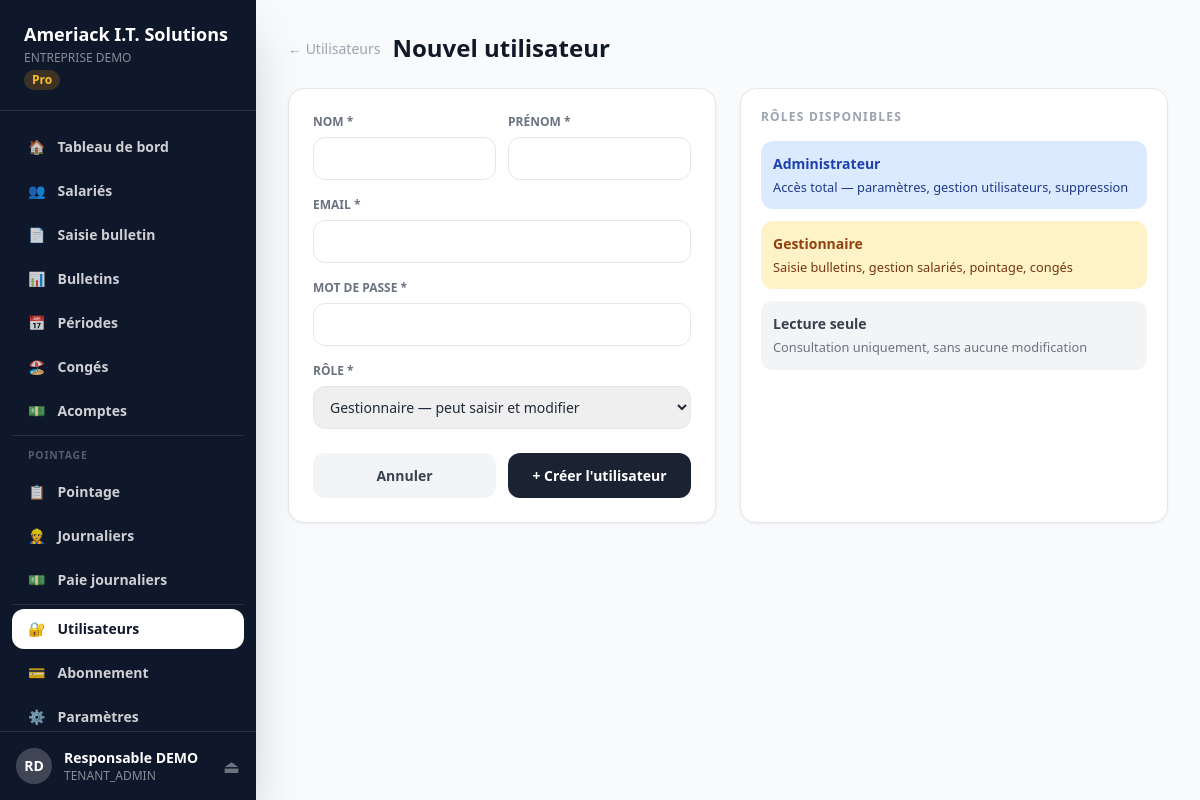
The page /utilisateurs/nouveau (signed in) on the database its author committed.
### models.py (models this page shows, shortened)
class Tenant(db.Model):
    __tablename__ = "tenants"
    id               = db.Column(db.Integer, primary_key=True)
    slug             = db.Column(db.String(50), nullable=False, unique=True)   # ex: maentreprise
    denomination     = db.Column(db.String(200), nullable=False)
    sigle            = db.Column(db.String(50))
    activite         = db.Column(db.String(200))
    secteur          = db.Column(db.String(200))
    nif              = db.Column(db.String(50))
    numero_cnss      = db.Column(db.String(50))
    numero_cnamgs    = db.Column(db.String(50))
    adresse          = db.Column(db.String(300))
    boite_postale    = db.Column(db.String(20))
    telephone        = db.Column(db.String(20))
    ville            = db.Column(db.String(100), default="Libreville")
    region           = db.Column(db.String(100))
    pays             = db.Column(db.String(100), default="Gabon")
    plan_id          = db.Column(db.Integer, db.ForeignKey("plans.id"))
    statut           = db.Column(db.String(20), default="ACTIF")   # ACTIF, SUSPENDU, ESSAI
    date_inscription = db.Column(db.DateTime, default=datetime.utcnow)
    date_expiration  = db.Column(db.DateTime)
    token_api        = db.Column(db.String(64), unique=True)
    logo_url         = db.Column(db.String(500))
    utilisateurs  = db.relationship("Utilisateur", backref="tenant", lazy=True, foreign_keys="Utilisateur.tenant_id")
    salaries      = db.relationship("Salarie", backref="tenant", lazy=True)
    periodes      = db.relationship("PeriodePaie", backref="tenant", lazy=True)
    categories    = db.relationship("CategorieEmploi", backref="tenant", lazy=True)

class Plan(db.Model):
    __tablename__ = "plans"
    id               = db.Column(db.Integer, primary_key=True)
    code             = db.Column(db.String(20), nullable=False, unique=True)
    nom              = db.Column(db.String(100), nullable=False)
    prix_mensuel     = db.Column(db.Numeric(12,2), nullable=False)
    max_salaries     = db.Column(db.Integer)          # None = illimité
    max_utilisateurs = db.Column(db.Integer)
    description      = db.Column(db.Text)
    actif            = db.Column(db.Boolean, default=True)
    tenants = db.relationship("Tenant", backref="plan", lazy=True)

class Utilisateur(db.Model, UserMixin):
    __tablename__ = "utilisateurs"
    id                 = db.Column(db.Integer, primary_key=True)
    nom                = db.Column(db.String(100), nullable=False)
    prenom             = db.Column(db.String(100), nullable=False)
    email              = db.Column(db.String(200), nullable=False, unique=True)
    mot_de_passe_hash  = db.Column(db.String(256), nullable=False)
    role               = db.Column(db.String(30), default="GESTIONNAIRE")
    tenant_id          = db.Column(db.Integer, db.ForeignKey("tenants.id"), nullable=True)
    actif              = db.Column(db.Boolean, default=True)
    derniere_connexion = db.Column(db.DateTime)
    date_creation      = db.Column(db.DateTime, default=datetime.utcnow)
    @property
    def nom_complet(self): return f"{self.prenom} {self.nom}"
    @property
    def is_super_admin(self): return self.role == "SUPER_ADMIN"
    @property
    def is_tenant_admin(self): return self.role in ("SUPER_ADMIN","TENANT_ADMIN")

### app.py (the view, shortened to what this page needs)
@app.route("/utilisateurs/nouveau", methods=["GET","POST"])
@login_required
def utilisateur_nouveau():
    if current_user.is_super_admin: return redirect(url_for("admin_dashboard"))
    t = get_tenant()
    if not t: return redirect(url_for("login"))
    if not current_user.is_tenant_admin:
        flash("Réservé à l administrateur.", "error")
        return redirect(url_for("utilisateurs"))
    if request.method == "GET":
        return render_template("tenant/utilisateur_form.html", tenant=t)

### app.py (called while the page is built)
@login_manager.user_loader
def load_user(uid): return Utilisateur.query.get(int(uid))

def get_tenant():
    if current_user.is_super_admin:
        return None
    return current_user.tenant

@app.context_processor
def inject_globals(): return {"now":datetime.now(),"enumerate":enumerate}

### templates/tenant/utilisateur_form.html (shortened to what this page needs)
{% extends "tenant/base.html" %}
{% block content %}
<div style="display:flex;align-items:center;gap:.75rem;margin-bottom:1.5rem">
  <a href="/utilisateurs" style="color:#9ca3af;font-size:.875rem;text-decoration:none">← Utilisateurs</a>
  <h1 class="text-2xl font-black text-gray-900">Nouvel utilisateur</h1>
</div>
<div style="display:grid;grid-template-columns:1fr 1fr;gap:1.5rem">
  <div class="card p-6">
    <form method="POST" action="/utilisateurs/nouveau" class="space-y-4">
      <div style="display:grid;grid-template-columns:1fr 1fr;gap:.75rem">
        <div>
          <label style="display:block;font-size:.75rem;font-weight:700;color:#6b7280;text-transform:uppercase;margin-bottom:.375rem">Nom *</label>
          <input type="text" name="nom" required
            style="width:100%;border:1px solid #e5e7eb;border-radius:.75rem;padding:.625rem .75rem;font-size:.875rem;box-sizing:border-box"/>
        </div>
        <div>
          <label style="display:block;font-size:.75rem;font-weight:700;color:#6b7280;text-transform:uppercase;margin-bottom:.375rem">Prénom *</label>
          <input type="text" name="prenom" required
            style="width:100%;border:1px solid #e5e7eb;border-radius:.75rem;padding:.625rem .75rem;font-size:.875rem;box-sizing:border-box"/>
        </div>
      </div>
      <div>
        <label style="display:block;font-size:.75rem;font-weight:700;color:#6b7280;text-transform:uppercase;margin-bottom:.375rem">Email *</label>
        <input type="email" name="email" required
          style="width:100%;border:1px solid #e5e7eb;border-radius:.75rem;padding:.625rem .75rem;font-size:.875rem;box-sizing:border-box"/>
      </div>
      <div>
        <label style="display:block;font-size:.75rem;font-weight:700;color:#6b7280;text-transform:uppercase;margin-bottom:.375rem">Mot de passe *</label>
        <input type="password" name="password" required
          style="width:100%;border:1px solid #e5e7eb;border-radius:.75rem;padding:.625rem .75rem;font-size:.875rem;box-sizing:border-box"/>
      </div>
      <div>
        <label style="display:block;font-size:.75rem;font-weight:700;color:#6b7280;text-transform:uppercase;margin-bottom:.375rem">Rôle *</label>
        <select name="role" style="width:100%;border:1px solid #e5e7eb;border-radius:.75rem;padding:.625rem .75rem;font-size:.875rem">
          <option value="GESTIONNAIRE">Gestionnaire — peut saisir et modifier</option>
        </select>
      </div>
      <div style="display:flex;gap:.75rem;padding-top:.5rem">
        <a href="/utilisateurs" style="flex:1;background:#f3f4f6;color:#374151;padding:.75rem;border-radius:.75rem;font-weight:700;font-size:.875rem;text-align:center;text-decoration:none">Annuler</a>
        <button type="submit" style="flex:1;background:#1a2332;color:white;padding:.75rem;border-radius:.75rem;font-weight:700;font-size:.875rem;border:none;cursor:pointer">
          + Créer l'utilisateur
        </button>
      </div>
    </form>
  </div>
  <div class="card p-5">
    <h2 class="text-xs font-bold text-gray-400 uppercase tracking-widest mb-4">Rôles disponibles</h2>
    <div style="display:flex;flex-direction:column;gap:.75rem;font-size:.875rem">
      <div style="background:#dbeafe;border-radius:.75rem;padding:.75rem">
        <div style="font-weight:700;color:#1e40af">Administrateur</div>
        <div style="color:#1e3a8a;font-size:.8rem;margin-top:.25rem">Accès total — paramètres, gestion utilisateurs, suppression</div>
      </div>
      <div style="background:#fef3c7;border-radius:.75rem;padding:.75rem">
        <div style="font-weight:700;color:#92400e">Gestionnaire</div>
        <div style="color:#78350f;font-size:.8rem;margin-top:.25rem">Saisie bulletins, gestion salariés, pointage, congés</div>
      </div>
      <div style="background:#f3f4f6;border-radius:.75rem;padding:.75rem">
        <div style="font-weight:700;color:#374151">Lecture seule</div>
        <div style="color:#6b7280;font-size:.8rem;margin-top:.25rem">Consultation uniquement, sans aucune modification</div>
      </div>
    </div>
  </div>
</div>
{% endblock %}

### templates/tenant/base.html (shortened to what this page needs)
<!DOCTYPE html>
<html lang="fr">
<head>
  <script src="https://cdn.tailwindcss.com"></script>
</head>
<body class="bg-gray-50 text-gray-800">
<div class="flex min-h-screen">
  <aside class="w-64 bg-slate-900 text-white flex flex-col fixed h-full z-20 shadow-2xl">
    <div class="px-6 py-5 border-b border-white/10">
      <div class="text-lg font-black">Ameriack I.T. Solutions</div>
      <div class="text-xs text-white/50 mt-0.5 truncate">
        {% if tenant %}{{ tenant.denomination }}{% else %}Espace entreprise{% endif %}
      </div>
      {% if tenant and tenant.plan %}
      <span class="text-xs bg-amber-500/20 text-amber-400 px-2 py-0.5 rounded-full font-bold mt-1 inline-block">
        {{ tenant.plan.nom }}
      </span>
      {% endif %}
    </div>
    <nav class="flex-1 px-3 py-4 space-y-1 overflow-y-auto">
      {% set ep = request.endpoint %}
      <a href="/dashboard" class="flex items-center gap-3 px-4 py-2.5 rounded-xl text-sm font-semibold transition-all {{ 'bg-white text-slate-900' if ep=='dashboard' else 'text-white/80 hover:bg-white/10' }}">
        🏠 <span>Tableau de bord</span>
      </a>
      <a href="/salaries" class="flex items-center gap-3 px-4 py-2.5 rounded-xl text-sm font-semibold transition-all {{ 'bg-white text-slate-900' if 'salari' in ep else 'text-white/80 hover:bg-white/10' }}">
        👥 <span>Salariés</span>
      </a>
      <a href="/bulletins/saisie" class="flex items-center gap-3 px-4 py-2.5 rounded-xl text-sm font-semibold transition-all {{ 'bg-white text-slate-900' if ep=='bulletin_saisie' else 'text-white/80 hover:bg-white/10' }}">
        📄 <span>Saisie bulletin</span>
      </a>
      <a href="/bulletins" class="flex items-center gap-3 px-4 py-2.5 rounded-xl text-sm font-semibold transition-all {{ 'bg-white text-slate-900' if ep=='bulletins' else 'text-white/80 hover:bg-white/10' }}">
        📊 <span>Bulletins</span>
      </a>
      <a href="/periodes" class="flex items-center gap-3 px-4 py-2.5 rounded-xl text-sm font-semibold transition-all {{ 'bg-white text-slate-900' if ep=='periodes' else 'text-white/80 hover:bg-white/10' }}">
        📅 <span>Périodes</span>
      </a>
      <a href="/conges" class="flex items-center gap-3 px-4 py-2.5 rounded-xl text-sm font-semibold transition-all {{ 'bg-white text-slate-900' if 'conge' in ep else 'text-white/80 hover:bg-white/10' }}">
        🏖️ <span>Congés</span>
      </a>
      <a href="/acomptes" class="flex items-center gap-3 px-4 py-2.5 rounded-xl text-sm font-semibold transition-all {{ 'bg-white text-slate-900' if 'acompte' in ep else 'text-white/80 hover:bg-white/10' }}">
        💵 <span>Acomptes</span>
      </a>
      <div class="border-t border-white/10 my-2"></div>
      <p style="font-size:.65rem;font-weight:700;color:rgba(255,255,255,.3);text-transform:uppercase;letter-spacing:.08em;padding:.5rem 1rem .25rem">Pointage</p>
      <a href="/pointage" class="flex items-center gap-3 px-4 py-2.5 rounded-xl text-sm font-semibold transition-all {{ 'bg-white text-slate-900' if ep=='pointage' else 'text-white/80 hover:bg-white/10' }}">
        📋 <span>Pointage</span>
      </a>
      <a href="/journaliers" class="flex items-center gap-3 px-4 py-2.5 rounded-xl text-sm font-semibold transition-all {{ 'bg-white text-slate-900' if 'journalier' in ep else 'text-white/80 hover:bg-white/10' }}">
        👷 <span>Journaliers</span>
      </a>
      <a href="/journaliers/paie" class="flex items-center gap-3 px-4 py-2.5 rounded-xl text-sm font-semibold transition-all {{ 'bg-white text-slate-900' if 'journaliers_paie' in ep else 'text-white/80 hover:bg-white/10' }}">
        💵 <span>Paie journaliers</span>
      </a>
      <div class="border-t border-white/10 my-2"></div>
      {% if current_user.is_tenant_admin %}
      <a href="/utilisateurs" class="flex items-center gap-3 px-4 py-2.5 rounded-xl text-sm font-semibold transition-all {{ 'bg-white text-slate-900' if 'utilisateur' in ep else 'text-white/80 hover:bg-white/10' }}">
        🔐 <span>Utilisateurs</span>
      </a>
      {% endif %}
      <a href="/paiement" class="flex items-center gap-3 px-4 py-2.5 rounded-xl text-sm font-semibold transition-all {{ 'bg-white text-slate-900' if ep=='paiement' else 'text-white/80 hover:bg-white/10' }}">
        💳 <span>Abonnement</span>
      </a>
      <a href="/parametres" class="flex items-center gap-3 px-4 py-2.5 rounded-xl text-sm font-semibold transition-all {{ 'bg-white text-slate-900' if ep=='parametres' else 'text-white/80 hover:bg-white/10' }}">
        ⚙️ <span>Paramètres</span>
      </a>
    </nav>
    <div class="px-4 py-4 border-t border-white/10">
      <div class="flex items-center gap-3">
        <div class="w-9 h-9 rounded-full bg-white/20 flex items-center justify-center text-sm font-black flex-shrink-0">
          {{ current_user.prenom[0] }}{{ current_user.nom[0] }}
        </div>
        <div class="flex-1 min-w-0">
          <div class="text-sm font-bold truncate">{{ current_user.nom_complet }}</div>
          <div class="text-xs text-white/50">{{ current_user.role }}</div>
        </div>
        <a href="/logout" title="Déconnexion" class="text-white/40 hover:text-white text-lg">⏏</a>
      </div>
    </div>
  </aside>
  <main class="ml-64 flex-1 p-8 min-h-screen">
    {% block content %}{% endblock %}
  </main>
</div>
</body>
</html>

### templates/tenant/base.html (style rules this page uses)
body { font-family:'Segoe UI',system-ui,sans-serif }
.card { background:white;border-radius:1rem;border:1px solid #e5e7eb;box-shadow:0 1px 3px rgba(0,0,0,.06) }

### rows shown on the page
Tenant: denomination "ENTREPRISE DEMO"
Plan: plan.nom "Pro"
Utilisateur: prenom "R", nom "D", nom_complet "Responsable DEMO", role "TENANT_ADMIN"
